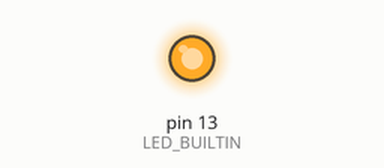
Recording of a sketch running on a simulated Arduino Uno, built with avr-gcc and run on an emulated ATmega328P. Shown: output pins drawn as LEDs (lit = HIGH). What the sketch prints to the serial monitor is not drawn.

Above: at 5.0 s.
At 10.5 s:
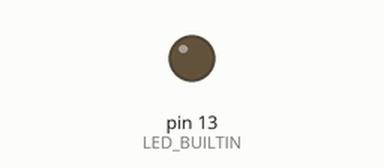
Timing chart, 0 to 14.3 s (numbered marks = the images above):
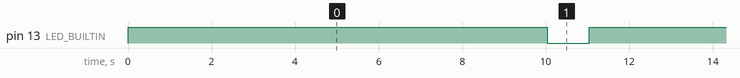

The sketch:

sleep_test.ino
```cpp
#include <avr/power.h>
#include <avr/sleep.h>
#include <Adafruit_SleepyDog.h>
#include <util/atomic.h>

// the setup function runs once when you press reset or power the board
void setup() {
  Serial.begin(9600);
  Serial.println("Begin setup");
  // initialize digital pin LED_BUILTIN as an output.
  pinMode(LED_BUILTIN, OUTPUT);
  Serial.println("Setup finished");
}

// the loop function runs over and over again forever
void loop() {
  Serial.println("Begin loop");
  digitalWrite(LED_BUILTIN, HIGH);   // turn the LED on (HIGH is the voltage level)
  Serial.flush();
  doSleep(10000);

  digitalWrite(LED_BUILTIN, LOW);    // turn the LED off by making the voltage LOW
  delay(1000);                       // wait for a second
}

void doSleep(uint32_t time) {
  ADCSRA &= ~(1 << ADEN);
  power_adc_disable();

  while (time > 0) {
    uint16_t slept;
    Serial.flush(); //Flush before sleeping to avoid corrupting serial data
    if (time < 8000) {
      slept = Watchdog.sleep(time);
    } else {
      slept = Watchdog.sleep(8000);
    }


    // Update the millis() and micros() counters, so duty cycle
    // calculations remain correct. This is a hack, fiddling with
    // Arduino's internal variables, which is needed until
    // https://github.com/arduino/Arduino/issues/5087 is fixed.
    ATOMIC_BLOCK(ATOMIC_RESTORESTATE) {
      extern volatile unsigned long timer0_millis;
      extern volatile unsigned long timer0_overflow_count;
      timer0_millis += slept;
      // timer0 uses a /64 prescaler and overflows every 256 timer ticks
      timer0_overflow_count += microsecondsToClockCycles((uint32_t)slept * 1000) / (64 * 256);
    }

    if (slept >= time) {
      break;
    }
    time -= slept;

  }

  power_adc_enable();
  power_all_enable();
  ADCSRA |= (1 << ADEN);
}
```

Measured:
- by itself, pin 13 (LED_BUILTIN): alternates HIGH for 10.0 s and LOW for 1.0 s
